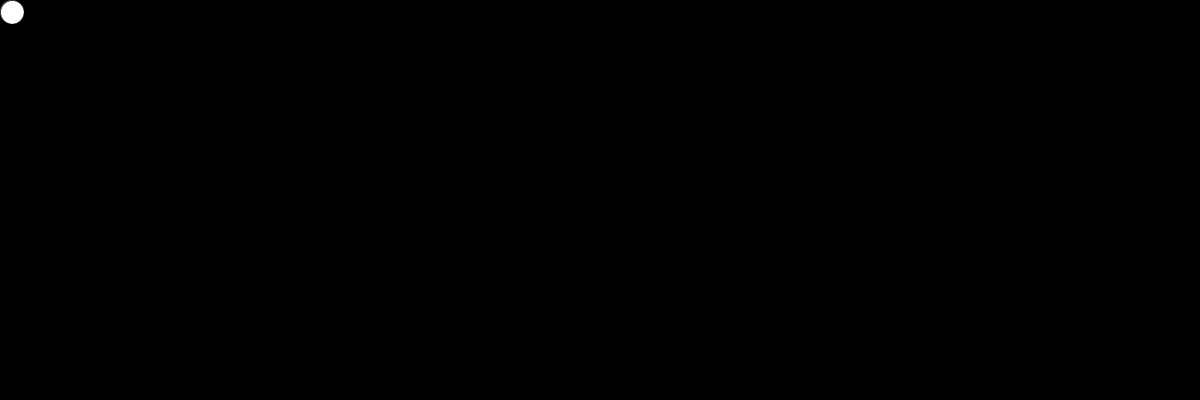
Frame 1 (no input)
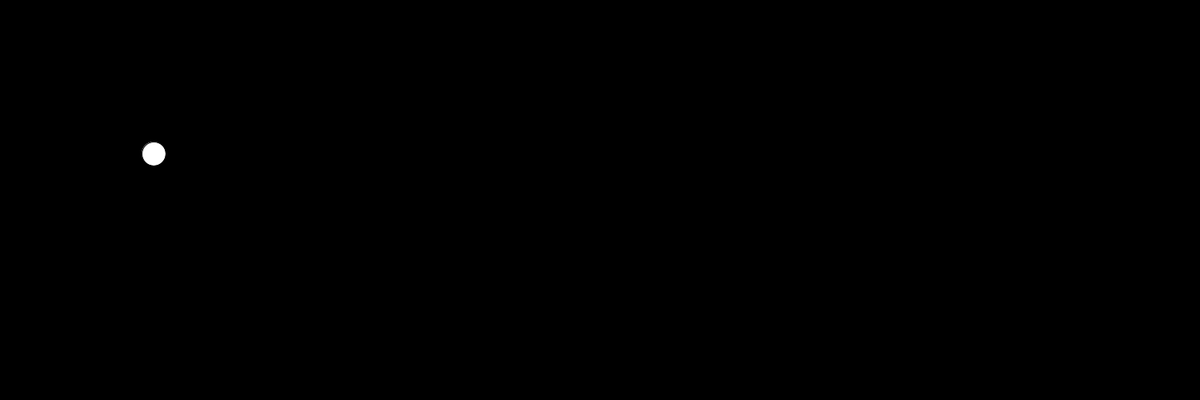
Frame 60 (the mouse pressed at the canvas centre just before this capture)
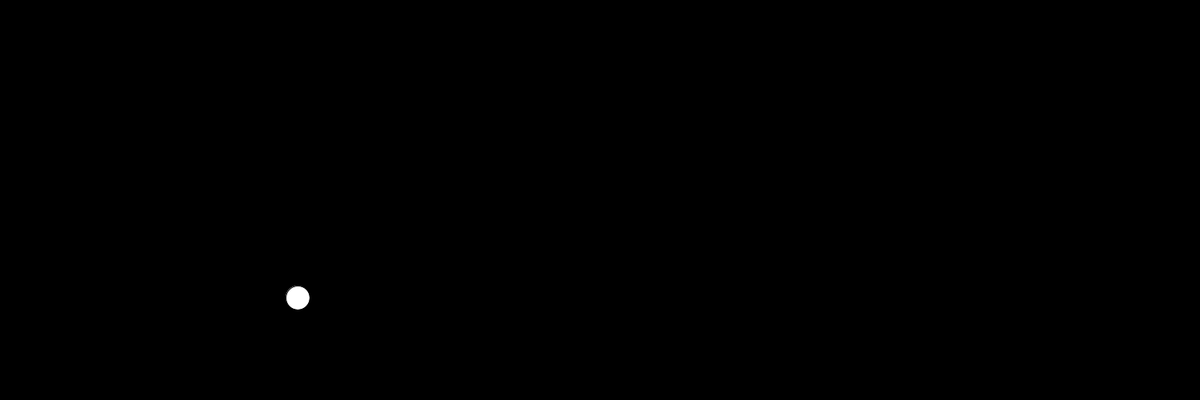
Frame 120 (the mouse held since frame 60 and released just before this capture)

The Processing sketch that drew these frames (run headless with seeded random() and noise(); from frame 60 on, the mouse is pressed at the canvas centre):

// Processing sketch: PingPongBall
// ── PingPongBall.pde
int x, y, WallLocation, GroundLocation, velX, velY;

void setup(){
  x = 15; y = 15;
  WallLocation = 1500;
  GroundLocation = 500;
  size(1500, 500);
  background(0);
  velX = 3;
  velY = 3;
}



void draw(){
  background(0);
  fill(255);
  ellipse(x, y, 30, 30);
  x+= velX;
  y+= velY;
  if(x > WallLocation - 15 || x < 0 + 15){
    velX = velX*-1;
  }
  if(y > GroundLocation - 15 || y < 0 + 15){
    velY = velY*-1;
  }
}
